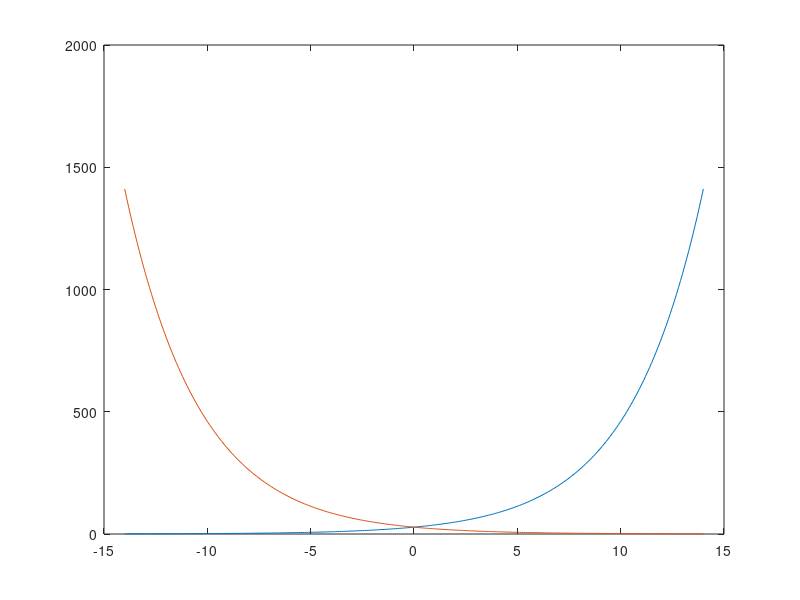

This figure's MATLAB source:
clc;clear;close all;
a=28;
b1=a/100;
b2=-a/100;
T=a/2;
t=-T:0.1:T;
x=a*exp(b1*t);
y=a*exp(b2*t);
plot(t,x);
hold on;
plot(t,y);